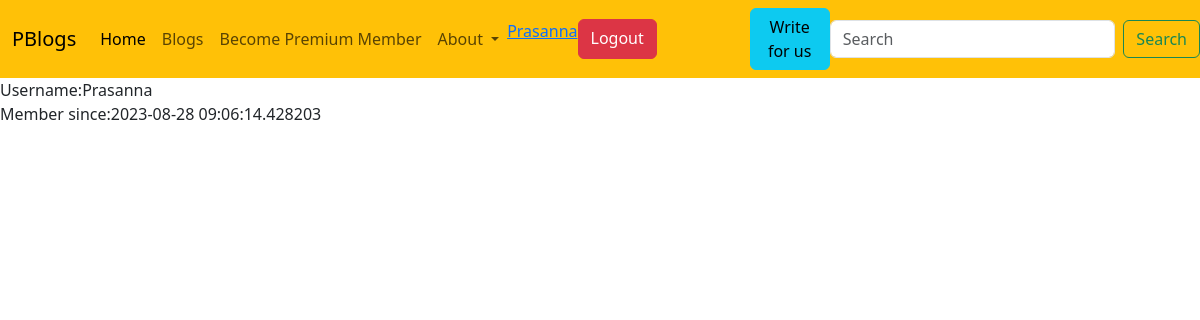
Page /dashboard (signed in) on the earlier database version.
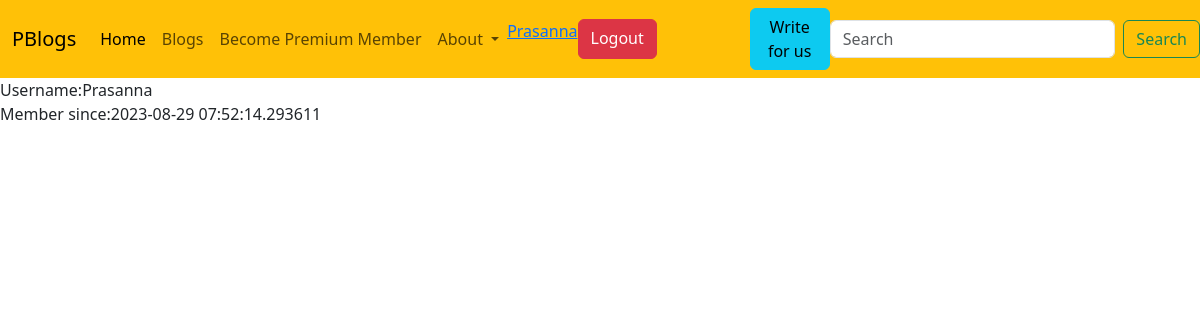
Same page on the later database version.
### models/models.py (models this page shows, shortened)
class User(db.Model,UserMixin):
    user_id = db.Column(db.Integer, primary_key=True)
    username = db.Column(db.String(80), unique=True, nullable=False)
    email = db.Column(db.String(80), unique=True, nullable=False)
    created_at=db.Column(db.DateTime,default=datetime.utcnow,nullable=False)
    posts = db.relationship('BlogPost', backref='author', lazy=True)  # One-to-many relationship
    password_hash = db.Column(db.String(120), nullable=False)

### controller/controller.py (the view)
@controllers.route('/dashboard')
@login_required
def dashboard():
    var=session["username"]
    user=User.query.filter_by(username=var).first()
    return render_template("dashboard.html",user=user)

### app.py (called while the page is built)
@login_manager.user_loader
def load_user(user_id):
    return User.query.get(int(user_id))

### templates/dashboard.html (shortened to what this page needs)
{% extends 'base.html' %}
{% block content %}
Username:{{user.username}}
<br>
Member since:{{user.created_at}}
{% endblock %}

### templates/base.html (shortened to what this page needs)
<!DOCTYPE html>
<html lang="en">
    <link href="https://cdn.jsdelivr.net/npm/bootstrap@5.3.1/dist/css/bootstrap.min.css" rel="stylesheet">
</head>
<body>
  <nav class="navbar navbar-expand-lg bg-warning">
    <div class="container-fluid">
      <a class="navbar-brand" href="#">PBlogs</a>
      <div class="collapse navbar-collapse" id="navbarSupportedContent">
        <ul class="navbar-nav me-auto mb-2 mb-lg-0">
          <li class="nav-item">
            <a class="nav-link active" aria-current="page" href="#">Home</a>
          </li>
          <li class="nav-item">
            <a class="nav-link" href="#">Blogs</a>
          </li>
          <li class="nav-item">
            <a class="nav-link" href="#">Become Premium Member</a>
          </li>
          <li class="nav-item dropdown">
            <a class="nav-link dropdown-toggle" href="#" role="button" data-bs-toggle="dropdown" aria-expanded="false">
              About
            </a>
          </li>
    {% if session["username"]%}
    <a href="/dashboard">{{session['username']}}</a>
    <a href="/logout" class="btn btn-danger">Logout</a>
    {% else %}
    <a  class="btn btn-info" href="/login_signup">Login</a>
       {% endif %}
        </ul>
      </div>
    </div>
    <a href="/create_blog" class="btn btn-info">Write for us</a>
    <form class="d-flex w-50 " role="search">
      <input class="form-control me-2" type="search" placeholder="Search" aria-label="Search">
      <button class="btn btn-outline-success" type="submit">Search</button>
    </form>
  </nav>
    {% block content %}
    {% endblock %}
</body>
</html>

Differences in the rows shown:
changed User "Prasanna": created_at "2023-08-28 09:06:14.428203" → "2023-08-29 07:52:14.293611"
